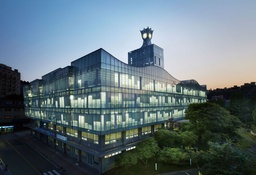
#> input picture Assignment05/cau.jpg, 256 x 175 px, shrunk from 1968 x 1347 before the run, found by its file name
$ jupyter execute MFCVML_assignment11.ipynb
#> lines starting #> are read from the running program, lines starting #| are printed output that depends on the picture; long printed decimals are rounded
# Image Denoising

**Name: Dahye Kim (김다혜)**
**ID: 20153712**
**Date: 13 December 2018**
**Project Github:** https://github.com/joyfuldahye/MFCVML_Assignments/tree/master/Assignment11

**Requirements**

* $f = u + \eta$ where $f$ is an input noisy image, $u$ is a desired reconstruction, and $\eta$ is a noise process
* Noise process $\eta $~ $N(0, \sigma^2)$ is assumed to follow the normal distribution with mean 0 and standard deviation $\sigma$
* The reconstruction error $\epsilon(u;\lambda) = ||u-f||_{2}^2 + \lambda||\nabla u||_{2}^2 $ where $||\nabla u||_{2}^2 = ||\frac{\partial u}{\partial x}||_{2}^2 + ||\frac{\partial u}{\partial y}||_{2}^2 $ and $\lambda \in \mathbb{R}$ is a weight
* Solve the least square problem $||Ax - b||_{2}^2$ where $x$ is a vector that is vectorised from $f$ in column-wise.
* Use sparse matrix to save memory required to solve the least square problem.
* If neccesary, it is allowed to reduce the size of the given image to save the memory in the computation of the least square problem.

**Essential Visualisation**

* Try with the varying noise standard deviation $\sigma$ and the regularization parameter $\lambda$
* Present the reconstruction image with varying regularization parameter $\lambda = ..., 2^{-3},2^{-2},2^{-1},2^{0},2^{1},2^{2},2^{3},...$
* Present the reconstruction error $\varepsilon(u;\lambda)$ with varying regulariation parameter $\lambda$

-----------------------------------------------------------------------

# Import libraries

[cell 1]
import matplotlib.pyplot as plt
import numpy as np
from scipy import signal
from skimage import io, color
from skimage import exposure
from scipy.sparse import csc_matrix, eye, vstack, diags
from scipy.sparse.linalg import lsqr

## Preprocess image

[cell 2]
file_image	= 'cau.jpg'

im_color 	= io.imread(file_image)
#> im_color is the input picture: shape (175, 256, 3); mean R, G, B 98.2, 114.7, 122.2
im_gray  	= color.rgb2gray(im_color)
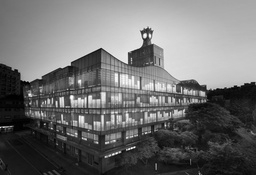
#> im_gray: shape (175, 256) float64; min 0, max 0.997, mean 0.438
im          = (im_gray - np.mean(im_gray)) / np.std(im_gray)
(row, col)  = im.shape
#> row = 175; col = 256

noise_std   = 0.2 # try with varying noise standard deviation
noise       = np.random.normal(0, noise_std, (row, col))
im_noise    = im + noise
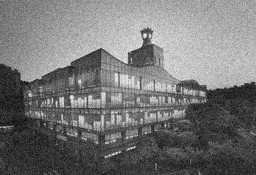
#> im_noise: shape (175, 256) float64; min -2.14, max 2.49, mean -0.000387; drawn with min black and max white

## Plot original image and noisy image

[cell 3]
p1 = plt.subplot(2,2,1)
p1.set_title('original image')
plt.imshow(im, cmap='gray')
plt.axis('off')

p2 = plt.subplot(2,2,2)
p2.set_title('noisy image')
plt.imshow(im_noise, cmap='gray')
plt.axis('off')
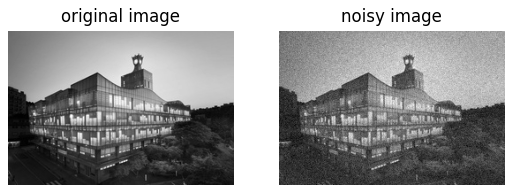
#> figure drawn by matplotlib, 2 panels

## Compute a desired reconstruction
$\epsilon(u;\lambda) = ||u-f||_{2}^2 + \lambda||\nabla u||_{2}^2 $

* $  \Bigg| \Bigg|
\begin{bmatrix}
I \\
\sqrt{\lambda} D_x \\
\sqrt{\lambda} D_y
\end{bmatrix} v -
\begin{bmatrix}
w \\
0 \\
0
\end{bmatrix}
\Bigg| \Bigg|_2^2 = ||Av - b||_2^2
$
  * $u \to v$
  * $f \to w$

* Reconstructed image: $v = (A^TA)^{-1}A^Tb$

[cell 4]
errors = []

print('---------------------------Reconstruction---------------------------')

for i in range(20):

    LAMBDA = 2 ** (i - 5)
    print('With LAMBDA =', LAMBDA)
    # w: noise vector converted into column vector
    w = im_noise.reshape((-1, 1))
    # b: add w.shape[0] * 2 number of 0 to fit the size of A
    b = np.concatenate((w, np.zeros((w.shape[0] * 2, 1))), axis=0)

    # create dx
    dx_mat = diags([-1 * np.ones(w.shape[0]), 1 * np.ones(w.shape[0] - 1)], [0, 1])
    lam_dx_mat = np.sqrt(LAMBDA) * dx_mat

    # create dy
    dy_mat = diags([-1 * np.ones(w.shape[0]), 1 * np.ones(w.shape[0] - 1)], [0, -1])
    lam_dy_mat = np.sqrt(LAMBDA) * dy_mat

    # for computing efficiency, use sparse matrix
    I_sparse = eye(w.shape[0])
    A_sparse = vstack([I_sparse, lam_dx_mat, lam_dy_mat])
    solution = lsqr(A=A_sparse, b=b)

    # solution
    v = solution[0]
    im_recon = v.reshape(im.shape)
    noise_recon = im_noise - im_recon
    error       = np.linalg.norm(im - im_recon)
    errors.append(error)

    # plot results
    p3 = plt.subplot(2,2,3)
    p3.set_title('reconstruction')
    plt.imshow(im_recon, cmap='gray')
    plt.axis('off')

    p4 = plt.subplot(2,2,4)
    p4.set_title('estimated noise')
    plt.imshow(noise_recon, cmap='gray')
    plt.axis('off')

    plt.show()
    print('reconstruction error:', error)
    print('-----------------------------------------------------------------------')
#> this loop made 20 passes
#> error on passes 1 to 12: 38.11, 35.67, 33.2, 32.11, 33.42, 36.91, 41.7, 47.16, 53.06, 59.5, 66.62, 74.32
#| reconstruction error: 38.113
#| reconstruction error: 35.666
#| reconstruction error: 33.200
#| reconstruction error: 32.105
#| reconstruction error: 33.421
#| reconstruction error: 36.908
#| reconstruction error: 41.698
#| reconstruction error: 47.158
#> (further printed lines are left out)
#> pass 1, `noise_recon = im_noise - im_recon`:
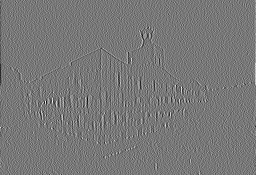
#> noise_recon: shape (175, 256) float64; min -0.218, max 0.244, mean -6.91e-07; drawn with min black and max white
#> after the loop, errors = [38.11, 35.67, 33.2, 32.11, 33.42, 36.91, 41.7, 47.16, 53.06, 59.5, 66.62, 74.32, 82.24, 90.31, 98.9, 108.2, 117.1, 124.1, 128.8, 131.7]

## Plot the change of reconstruction error with varying $\lambda$
* The reconstruction error $\epsilon(u;\lambda) = ||u-f||_{2}^2 + \lambda||\nabla u||_{2}^2 $ where $||\nabla u||_{2}^2 = ||\frac{\partial u}{\partial x}||_{2}^2 + ||\frac{\partial u}{\partial y}||_{2}^2 $ and $\lambda \in \mathbb{R}$ is a weight

[cell 5]
x_idx_value = [-5,-4,-3,-2,-1,0,1,2,3,4,5,6,7,8,9,10,11,12,13,14]
x_idx = [i for i in range(0, len(x_idx_value))]
plt.plot(x_idx, errors, color = 'g', marker='o', label='Error')
plt.legend(bbox_to_anchor=(1.05, 1), loc=2, borderaxespad=0.)
plt.xlabel('Exponent of 2')
plt.xticks(x_idx, x_idx_value)
plt.title('Reconstruction Error')
plt.show()
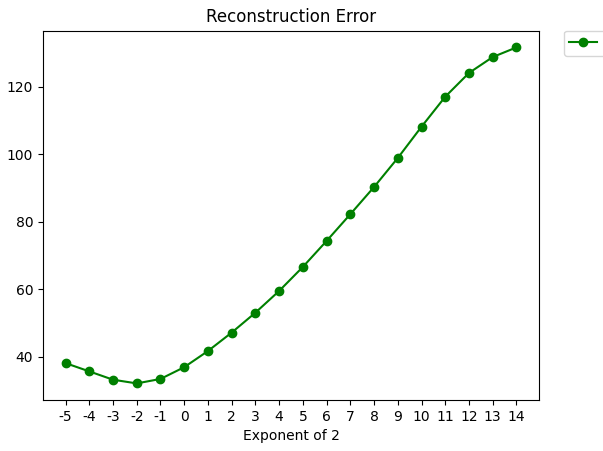
#> figure drawn by matplotlib, 1 panel; curve peaks at x = 19, y = 131.7
